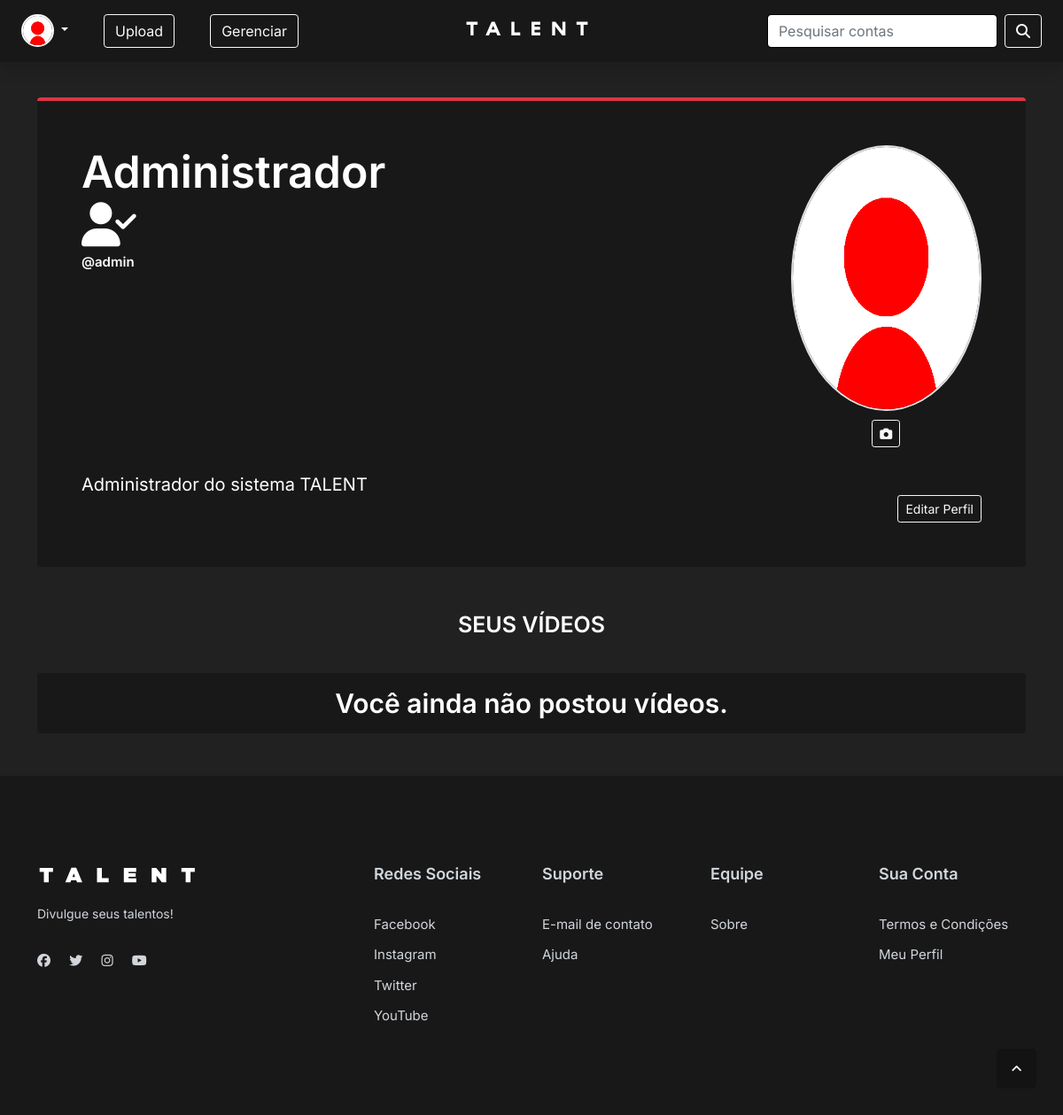
/talent/profile.php (signed in), run on the app's committed database.
### tables this page shows
CREATE TABLE `usuario` (
  `usuario_id` int(11) NOT NULL AUTO_INCREMENT,
  `usuario` varchar(50) NOT NULL,
  `email` varchar(100) NOT NULL,
  `senha` varchar(255) NOT NULL,
  `nome` varchar(100) NOT NULL,
  `data_cadastro` datetime NOT NULL DEFAULT current_timestamp(),
  `data_nascimento` date NOT NULL,
  `adm` tinyint(1) NOT NULL DEFAULT 0,
  `biografia` text DEFAULT 'Sem biografia.',
  `imagem_perfil` varchar(255) DEFAULT 'profileimg.png',
  `status` enum('ativo','inativo','banido') NOT NULL DEFAULT 'ativo',
  PRIMARY KEY (`usuario_id`),
  UNIQUE KEY `usuario` (`usuario`),
  UNIQUE KEY `email` (`email`)
);

### talent/profile.php (the view, shortened to what this page needs)
<?php
    include "../app/conection.php";
    $usuario = $_SESSION['usuario'];
    require_once "restrict/navbar.php";
?>
<div class="container">
    <div class="container2">
        <?php
            $query = "SELECT nome, usuario, biografia, adm, imagem_perfil from usuario where usuario = '$usuario'";
            $result = mysqli_query($conexao, $query);
            if(mysqli_num_rows($result) > 0){
                while($customName = mysqli_fetch_assoc($result)) {
                    $admBD = $customName['adm'];
                    if($admBD == 1){
        ?>
        <div class="border-top border-danger rounded border-4">
        <?php } ?>
        <div class="profile-card rounded bg-custom">
            <div class="row">
                <h1 class="text-left especialpadd2 position-relative col">
                    <?=$customName['nome']?><?php if($admBD == 1) { ?> <i class="fas fa-user-check"></i><?php } ?>
                    <p class="especialpadd position-relative col-5">@<?=$customName['usuario']?> </p>
                </h1>
                <p class="especialpadd position-relative col-5"></p>
                <div class="especialpadd position-relative col-sm">
                    <img class ="float-right profile-image border border-2" src="assets/users/profile/<?=$customName['imagem_perfil']?>" class="rounded float-right p-2 position-relative" width="300px" height="300px"></img>
                    <div class="text-center custom-space2">
                        <button type="button" class="btn btn-outline-light btn-sm" data-bs-dismiss="modal" data-bs-toggle="modal" data-bs-target="#telaFotoPerfil"><i class="fas fa-camera"></i></button>
                    </div>
                </div>
                <p class="text-left biography2">
                    <?=$customName['biografia']?>
                </p>
                <div class="biography">
                    <button type="button" class="btn btn-outline-light btn-sm" data-bs-toggle="modal" data-bs-target="#telaBiografia">Editar Perfil</button>
                </div>
            </div>
        </div>
        <?php
                }
            } else {
        ?>
            <h3 class="text-center text-black especialpadd">Erro ao carregar perfil.</h3>
        <?php } ?>
    </div>
        <h4 class="text-center especialpadd3">
            SEUS VÍDEOS
        </h4>
        <?php
            $usuario_id = $_SESSION['usuario_id'];
            $sql = "SELECT * FROM videos WHERE usuario_id = $usuario_id ORDER BY id DESC";
            $res = mysqli_query($conexao, $sql);
            if (!$res) {
                echo '<div class="shadow-none p-3 mb-5 bg-custom rounded especialpadd">';
                echo '<h3 class="text-center">Erro ao buscar vídeos: ' . mysqli_error($conexao) . '</h3>';
                echo '</div>';
            } else {
    ?>
    <div class="shadow-none p-3 mb-5 bg-custom rounded especialpadd">
        <h3 class="text-center">Você ainda não postou vídeos.</h3>
    </div>
    <?php       } ?>
        </div>
    </div>
<?php
    require_once "restrict/footer.php";
?>
<a href="#" class="scroll-top">
    <i class="fas fa-angle-up"></i>
</a>
</body>
</html>

### talent/assets/css/style.css (style rules this page uses)
.container2 { padding-top: 110px; }
.especialpadd { padding-bottom: 30px; }
.especialpadd2 { padding-bottom: 10px; }
.especialpadd3 { padding-bottom: 40px; padding-top: 50px; }
.profile-image { border-radius: 50%; }
.profile-card { background-color: white; padding: 50px; }
.biography { text-align: end; }
.custom-space2 { padding-top: 10px; }
.biography2 { font-size: 20px !important; }

### talent/assets/css/main.css (style rules this page uses)
html { scroll-behavior: smooth; }
body { font-family: "Inter", sans-serif; font-weight: normal; font-style: normal; color: #FFF; overflow-x: hidden; font-size: 15px; }
p { margin: 0; padding: 0; font-size: 15px; line-height: 24px; color: #FFF; }
* { margin: 0; padding: 0; }
span, a { display: inline-block; text-decoration: none; transition: all 0.4s ease; -webkit-transition: all 0.4s ease; -moz-transition: all 0.4s ease; }
audio, canvas, iframe, img, svg, video { vertical-align: middle; }
img { max-width: 100%; }
h1, h2, h3, h4, h5, h6 { font-weight: 600; margin: 0px; color: #ffffff; }
h1 { font-size: 50px; }
h3 { font-size: 30px; }
h4 { font-size: 25px; }
.mb-5 { margin-bottom: 5px; }
.scroll-top { width: 45px; height: 45px; line-height: 45px; background: #131313; display: -webkit-box; display: -ms-flexbox; display: flex; -webkit-box-pack: center; -ms-flex-pack: center; justify-content: center; -webkit-box-align: center; -ms-flex-align: center; align-items: center; font-size: 14px; color: #fff !important; position: fixed; bottom: 30px; right: 30px; z-index: 9; cursor: pointer; -webkit-transition: all .3s ease-out 0s; transition: all .3s ease-out 0s; border-radius: 5px; }

### data on the page
usuario: nome "Administrador", adm 1 (drawn), usuario "admin", imagem_perfil (picture), biografia "Administrador do sistema TALENT"
